Frame 1 (no input): blank canvas, image omitted
Frame 60 (the mouse pressed at the canvas centre just before this capture): blank canvas, image omitted
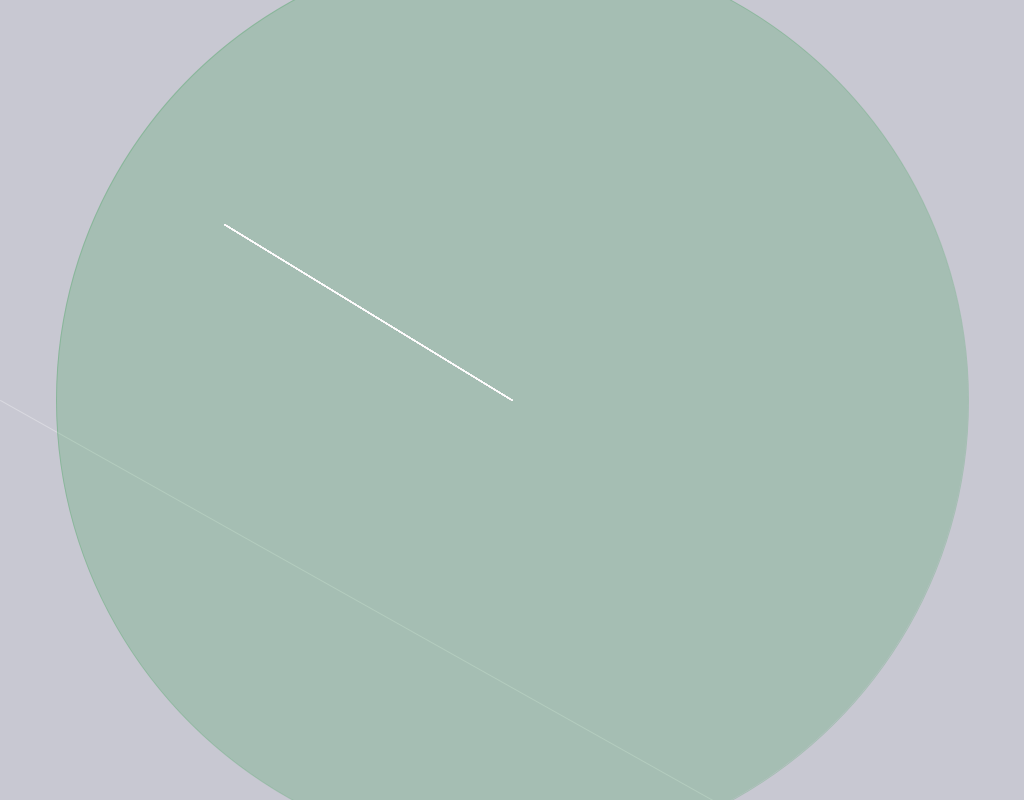
Frame 120 (the mouse held since frame 60 and released just before this capture)

The Processing sketch whose frames 1 and 60 were blank and that drew this single picture after the mouse press (run headless with seeded random() and noise(); from frame 60 on, the mouse is pressed at the canvas centre):

// Processing sketch: processing_2013
// ── processing_2013.pde

boolean Drawing=false;

void setup() 
  {
  size(1024,800);
  background(200,200,210);
  smooth();
 //noStroke();
  fill(20,150,50,50);
  }

void draw() {
 if (Drawing) {
  variableLine(mouseX,mouseY,pmouseX,pmouseY);
 {
  variableEllipse(mouseX,mouseY,pmouseX,pmouseY);
    }
  }
}

void variableEllipse(int x, int y, int px, int py) {
  float speed=abs(x-px) + abs(y-py);
  stroke(20,150,50,50);
  ellipse(x,y,speed,speed);
  }
  
void variableLine(int x, int y, int px, int py) {
    float speed=abs(y-px) + abs(x-py);
    stroke(255,255,255,80);
    line(pmouseX,mouseY,speed,speed);
}
  
void mousePressed() {
  Drawing=!Drawing;
}
